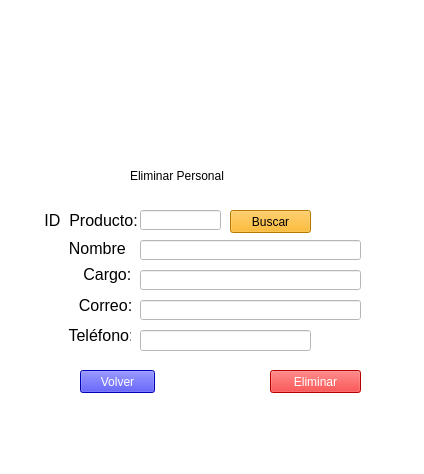
<?xml version="1.0" encoding="UTF-8"?>
<ui version="4.0">
 <class>VentanaEliminarPersonal</class>
 <widget class="QMainWindow" name="VentanaEliminarPersonal">
  <property name="geometry">
   <rect>
    <x>0</x>
    <y>0</y>
    <width>424</width>
    <height>474</height>
   </rect>
  </property>
  <property name="windowTitle">
   <string>VentanaEliminarPersonal</string>
  </property>
  <property name="styleSheet">
   <string notr="true">background-color: rgb(255, 255, 255);</string>
  </property>
  <widget class="QWidget" name="EliminarPersonalWindow">
   <widget class="QPushButton" name="pushButton_volver">
    <property name="geometry">
     <rect>
      <x>80</x>
      <y>370</y>
      <width>75</width>
      <height>23</height>
     </rect>
    </property>
    <property name="styleSheet">
     <string notr="true">color: rgb(255, 255, 255);
font: 12pt &quot;Arial&quot;;
background-color: rgb(0, 0, 255) ;</string>
    </property>
    <property name="text">
     <string>Volver</string>
    </property>
   </widget>
   <widget class="QLabel" name="label_ID">
    <property name="geometry">
     <rect>
      <x>40</x>
      <y>210</y>
      <width>101</width>
      <height>20</height>
     </rect>
    </property>
    <property name="font">
     <font>
      <family>Arial</family>
      <pointsize>12</pointsize>
     </font>
    </property>
    <property name="text">
     <string> ID  Producto: </string>
    </property>
   </widget>
   <widget class="QLineEdit" name="lineID">
    <property name="geometry">
     <rect>
      <x>140</x>
      <y>210</y>
      <width>81</width>
      <height>20</height>
     </rect>
    </property>
    <property name="styleSheet">
     <string notr="true">font: 12pt &quot;Arial&quot;;</string>
    </property>
   </widget>
   <widget class="QPushButton" name="pushButton_buscar">
    <property name="geometry">
     <rect>
      <x>230</x>
      <y>210</y>
      <width>81</width>
      <height>23</height>
     </rect>
    </property>
    <property name="styleSheet">
     <string notr="true">color: rgb(0, 0, 0);
font: 12pt &quot;Arial&quot;;
background-color:rgb(255, 170, 0) ;</string>
    </property>
    <property name="text">
     <string>Buscar</string>
    </property>
   </widget>
   <widget class="QPushButton" name="pushButton_eliminar">
    <property name="geometry">
     <rect>
      <x>270</x>
      <y>370</y>
      <width>91</width>
      <height>23</height>
     </rect>
    </property>
    <property name="styleSheet">
     <string notr="true">color: rgb(255, 255, 255);
font: 12pt &quot;Arial&quot;;
background-color: rgb(255, 0, 0) ;</string>
    </property>
    <property name="text">
     <string>Eliminar</string>
    </property>
   </widget>
   <widget class="QLabel" name="label">
    <property name="geometry">
     <rect>
      <x>140</x>
      <y>20</y>
      <width>141</width>
      <height>131</height>
     </rect>
    </property>
    <property name="text">
     <string/>
    </property>
    <property name="pixmap">
     <pixmap>Eliminar.jpeg</pixmap>
    </property>
    <property name="scaledContents">
     <bool>true</bool>
    </property>
   </widget>
   <widget class="QLabel" name="label_2">
    <property name="geometry">
     <rect>
      <x>130</x>
      <y>160</y>
      <width>171</width>
      <height>31</height>
     </rect>
    </property>
    <property name="styleSheet">
     <string notr="true">font: 87 12pt &quot;Arial Black&quot;;</string>
    </property>
    <property name="text">
     <string>Eliminar Personal</string>
    </property>
   </widget>
   <widget class="QLineEdit" name="lineCorreoPersonal">
    <property name="geometry">
     <rect>
      <x>140</x>
      <y>300</y>
      <width>221</width>
      <height>20</height>
     </rect>
    </property>
    <property name="styleSheet">
     <string notr="true">font: 12pt &quot;Arial&quot;;</string>
    </property>
    <property name="text">
     <string/>
    </property>
   </widget>
   <widget class="QLabel" name="label_PrecioProd">
    <property name="geometry">
     <rect>
      <x>70</x>
      <y>259</y>
      <width>61</width>
      <height>31</height>
     </rect>
    </property>
    <property name="font">
     <font>
      <family>Arial</family>
      <pointsize>12</pointsize>
     </font>
    </property>
    <property name="text">
     <string>   Cargo: </string>
    </property>
   </widget>
   <widget class="QLineEdit" name="lineCargoPersonal">
    <property name="geometry">
     <rect>
      <x>140</x>
      <y>270</y>
      <width>221</width>
      <height>20</height>
     </rect>
    </property>
    <property name="styleSheet">
     <string notr="true">font: 12pt &quot;Arial&quot;;</string>
    </property>
    <property name="text">
     <string/>
    </property>
   </widget>
   <widget class="QLineEdit" name="lineNomPersonal">
    <property name="geometry">
     <rect>
      <x>140</x>
      <y>240</y>
      <width>221</width>
      <height>20</height>
     </rect>
    </property>
    <property name="styleSheet">
     <string notr="true">font: 12pt &quot;Arial&quot;;</string>
    </property>
   </widget>
   <widget class="QLabel" name="label_CantidadProd">
    <property name="geometry">
     <rect>
      <x>70</x>
      <y>290</y>
      <width>61</width>
      <height>31</height>
     </rect>
    </property>
    <property name="font">
     <font>
      <family>Arial</family>
      <pointsize>12</pointsize>
     </font>
    </property>
    <property name="text">
     <string>  Correo: </string>
    </property>
   </widget>
   <widget class="QLabel" name="label_NombreProducto_2">
    <property name="geometry">
     <rect>
      <x>60</x>
      <y>240</y>
      <width>71</width>
      <height>16</height>
     </rect>
    </property>
    <property name="font">
     <font>
      <family>Arial</family>
      <pointsize>12</pointsize>
     </font>
    </property>
    <property name="text">
     <string>  Nombre : </string>
    </property>
   </widget>
   <widget class="QLineEdit" name="lineTelefonoPersonal">
    <property name="geometry">
     <rect>
      <x>140</x>
      <y>330</y>
      <width>171</width>
      <height>21</height>
     </rect>
    </property>
    <property name="styleSheet">
     <string notr="true">font: 12pt &quot;Arial&quot;;</string>
    </property>
   </widget>
   <widget class="QLabel" name="label_DescripProd">
    <property name="geometry">
     <rect>
      <x>60</x>
      <y>320</y>
      <width>71</width>
      <height>31</height>
     </rect>
    </property>
    <property name="font">
     <font>
      <family>Arial</family>
      <pointsize>12</pointsize>
     </font>
    </property>
    <property name="text">
     <string>  Teléfono: </string>
    </property>
   </widget>
  </widget>
  <widget class="QMenuBar" name="menubar">
   <property name="geometry">
    <rect>
     <x>0</x>
     <y>0</y>
     <width>424</width>
     <height>21</height>
    </rect>
   </property>
  </widget>
  <widget class="QStatusBar" name="statusbar"/>
 </widget>
 <resources/>
 <connections/>
</ui>
